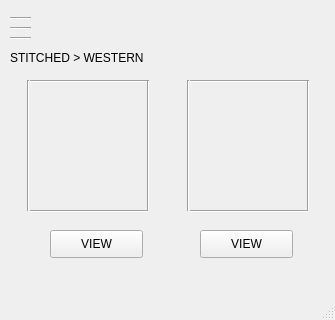
<?xml version="1.0" encoding="UTF-8"?>
<ui version="4.0">
 <class>MainWindow</class>
 <widget class="QMainWindow" name="MainWindow">
  <property name="geometry">
   <rect>
    <x>0</x>
    <y>0</y>
    <width>335</width>
    <height>320</height>
   </rect>
  </property>
  <property name="windowTitle">
   <string>MainWindow</string>
  </property>
  <widget class="QWidget" name="centralwidget">
   <widget class="Line" name="line">
    <property name="geometry">
     <rect>
      <x>10</x>
      <y>10</y>
      <width>21</width>
      <height>16</height>
     </rect>
    </property>
    <property name="orientation">
     <enum>Qt::Horizontal</enum>
    </property>
   </widget>
   <widget class="Line" name="line_2">
    <property name="geometry">
     <rect>
      <x>10</x>
      <y>20</y>
      <width>21</width>
      <height>16</height>
     </rect>
    </property>
    <property name="orientation">
     <enum>Qt::Horizontal</enum>
    </property>
   </widget>
   <widget class="Line" name="line_3">
    <property name="geometry">
     <rect>
      <x>10</x>
      <y>30</y>
      <width>21</width>
      <height>16</height>
     </rect>
    </property>
    <property name="orientation">
     <enum>Qt::Horizontal</enum>
    </property>
   </widget>
   <widget class="QLabel" name="label">
    <property name="geometry">
     <rect>
      <x>10</x>
      <y>50</y>
      <width>211</width>
      <height>16</height>
     </rect>
    </property>
    <property name="text">
     <string>STITCHED &gt; WESTERN</string>
    </property>
   </widget>
   <widget class="QPushButton" name="pushButton">
    <property name="geometry">
     <rect>
      <x>50</x>
      <y>230</y>
      <width>93</width>
      <height>28</height>
     </rect>
    </property>
    <property name="text">
     <string>VIEW</string>
    </property>
   </widget>
   <widget class="QPushButton" name="pushButton_2">
    <property name="geometry">
     <rect>
      <x>200</x>
      <y>230</y>
      <width>93</width>
      <height>28</height>
     </rect>
    </property>
    <property name="text">
     <string>VIEW</string>
    </property>
   </widget>
   <widget class="Line" name="line_4">
    <property name="geometry">
     <rect>
      <x>30</x>
      <y>80</y>
      <width>118</width>
      <height>3</height>
     </rect>
    </property>
    <property name="orientation">
     <enum>Qt::Horizontal</enum>
    </property>
   </widget>
   <widget class="Line" name="line_5">
    <property name="geometry">
     <rect>
      <x>30</x>
      <y>210</y>
      <width>118</width>
      <height>3</height>
     </rect>
    </property>
    <property name="orientation">
     <enum>Qt::Horizontal</enum>
    </property>
   </widget>
   <widget class="Line" name="line_6">
    <property name="geometry">
     <rect>
      <x>20</x>
      <y>80</y>
      <width>16</width>
      <height>131</height>
     </rect>
    </property>
    <property name="orientation">
     <enum>Qt::Vertical</enum>
    </property>
   </widget>
   <widget class="Line" name="line_8">
    <property name="geometry">
     <rect>
      <x>190</x>
      <y>80</y>
      <width>118</width>
      <height>3</height>
     </rect>
    </property>
    <property name="orientation">
     <enum>Qt::Horizontal</enum>
    </property>
   </widget>
   <widget class="Line" name="line_9">
    <property name="geometry">
     <rect>
      <x>190</x>
      <y>210</y>
      <width>118</width>
      <height>3</height>
     </rect>
    </property>
    <property name="orientation">
     <enum>Qt::Horizontal</enum>
    </property>
   </widget>
   <widget class="Line" name="line_7">
    <property name="geometry">
     <rect>
      <x>300</x>
      <y>80</y>
      <width>16</width>
      <height>131</height>
     </rect>
    </property>
    <property name="orientation">
     <enum>Qt::Vertical</enum>
    </property>
   </widget>
   <widget class="Line" name="line_12">
    <property name="geometry">
     <rect>
      <x>180</x>
      <y>80</y>
      <width>16</width>
      <height>131</height>
     </rect>
    </property>
    <property name="orientation">
     <enum>Qt::Vertical</enum>
    </property>
   </widget>
   <widget class="Line" name="line_13">
    <property name="geometry">
     <rect>
      <x>140</x>
      <y>80</y>
      <width>16</width>
      <height>131</height>
     </rect>
    </property>
    <property name="orientation">
     <enum>Qt::Vertical</enum>
    </property>
   </widget>
  </widget>
  <widget class="QMenuBar" name="menubar">
   <property name="geometry">
    <rect>
     <x>0</x>
     <y>0</y>
     <width>335</width>
     <height>26</height>
    </rect>
   </property>
  </widget>
  <widget class="QStatusBar" name="statusbar"/>
 </widget>
 <resources/>
 <connections/>
</ui>
